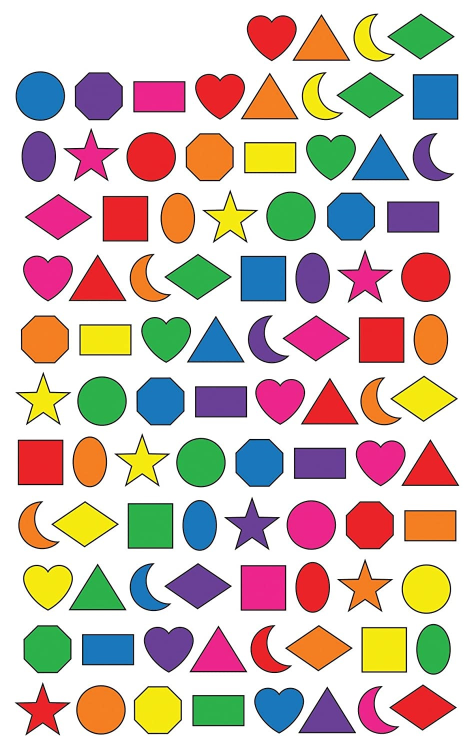
#> input picture 2D-shape-detection/Resources/shapes.jpg, 937 x 1500 px, given in place of the camera (shown at 1/2 size)
$ python colorPicker.py
#> lines starting #> are read from the running program, lines starting #| are printed output that depends on the picture; after the words box and inside, x2 and y2 are one past the last pixel; in counts of white or black regions, pixels touching at a corner belong together
# It reads your camera and let you find HSV values for real objects.
import cv2
import numpy as np

def empty(a):
    pass

cap = cv2.VideoCapture(0)
cap.set(3, 640)
cap.set(4, 480)

cv2.namedWindow("HSV")
cv2.resizeWindow("HSV", 640, 240)
cv2.createTrackbar("Hue Min", "HSV", 0, 179, empty)              # Trackbar name, window name, min value, max value(hue max value is 179 in opencv), what function to call on change, 0 - 179
#> slider 'Hue Min' is set to 35
cv2.createTrackbar("Hue Max", "HSV", 179, 179, empty)            # 179 - 179
cv2.createTrackbar("Saturation Min", "HSV", 0, 255, empty)       # 0 - 255
#> slider 'Saturation Min' is set to 51
cv2.createTrackbar("Saturation Max", "HSV", 255, 255, empty)     # 255 - 255
cv2.createTrackbar("Value Min", "HSV", 0, 255, empty)            # 0 - 255
#> slider 'Value Min' is set to 51
cv2.createTrackbar("Value Max", "HSV", 255, 255, empty)          # 255 - 255

while True:
    success, frame = cap.read()
#> frame is the input picture: shape (1500, 937, 3); mean B, G, R 186.3, 194.3, 210.8
    frameHSV = cv2.cvtColor(frame, cv2.COLOR_BGR2HSV)
#> frameHSV: shape (1500, 937, 3); mean H, S, V 47.8, 79.2, 228.3

    h_min = cv2.getTrackbarPos("Hue Min", "HSV")
    h_max = cv2.getTrackbarPos("Hue Max", "HSV")
    s_min = cv2.getTrackbarPos("Saturation Min", "HSV")
    s_max = cv2.getTrackbarPos("Saturation Max", "HSV")
    v_min = cv2.getTrackbarPos("Value Min", "HSV")
    v_max = cv2.getTrackbarPos("Value Max", "HSV")
    print(h_min)

    lower = np.array([h_min, s_min, v_min])
    upper = np.array([h_max, s_max, v_max])
    mask = cv2.inRange(frameHSV, lower, upper)
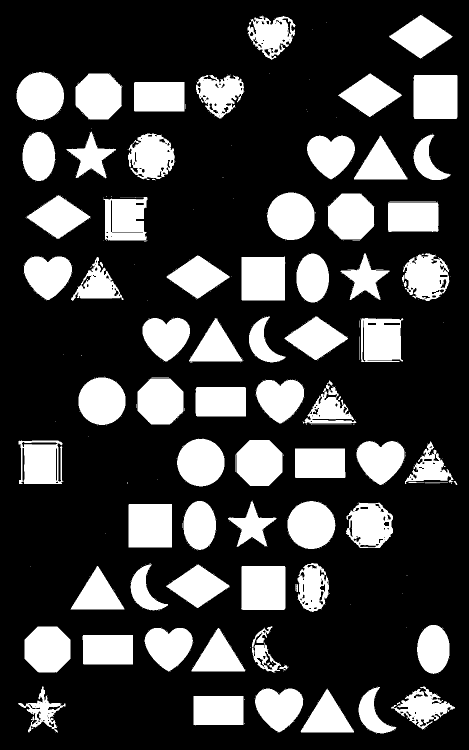
#> mask: shape (1500, 937) (shown at 1/2 size); 25% white; 517 white regions (439 under 20 px), largest, box (x1, y1, x2, y2) and area: (482, 1132, 571, 1220) 7735, (827, 150, 915, 238) 7726, (483, 513, 571, 601) 7572
    result = cv2.bitwise_and(frame, frame, mask=mask)
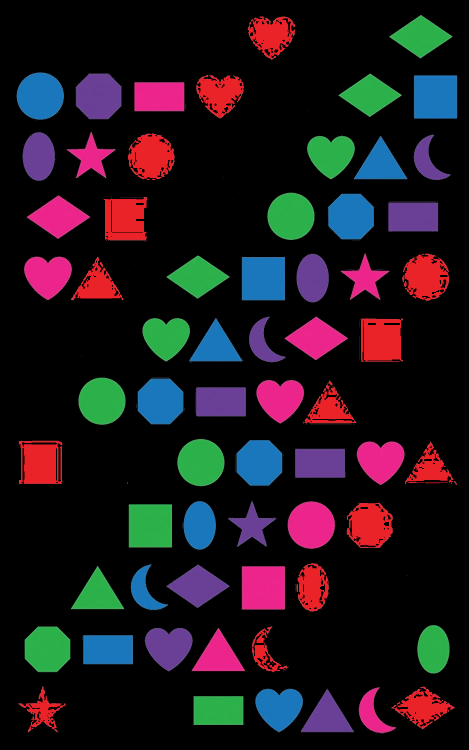
#> result: shape (1500, 937, 3) (shown at 1/2 size); mean B, G, R 28.5, 22.4, 30.7

    mask = cv2.cvtColor(mask, cv2.COLOR_GRAY2BGR)
    hStack = np.hstack([frame, mask, result])
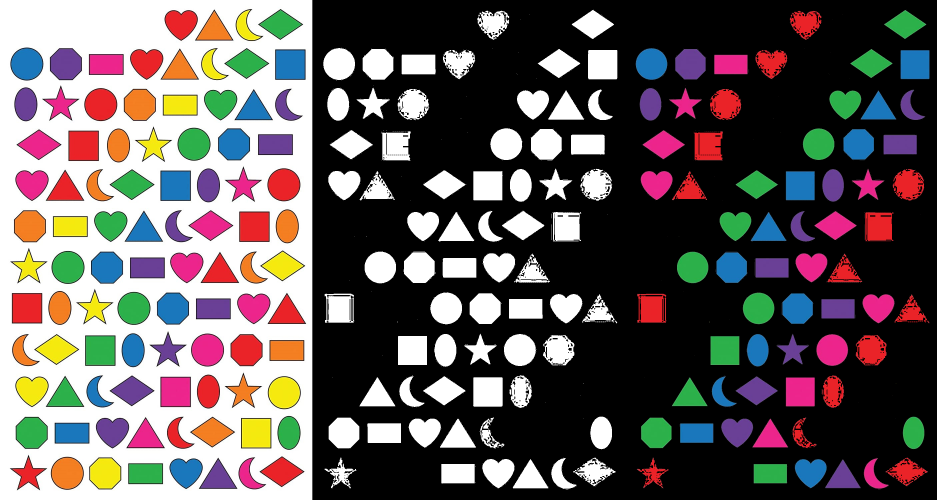
#> hStack: shape (1500, 2811, 3) (shown at 1/3 size); mean B, G, R 92.8, 93.5, 101.7
    cv2.imshow('Horizontal Stacking', hStack)
    if cv2.waitKey(1) & 0xFF == ord('q'):
#> (key q is pressed here)
        break

cap.release()
cv2.destroyAllWindows()
